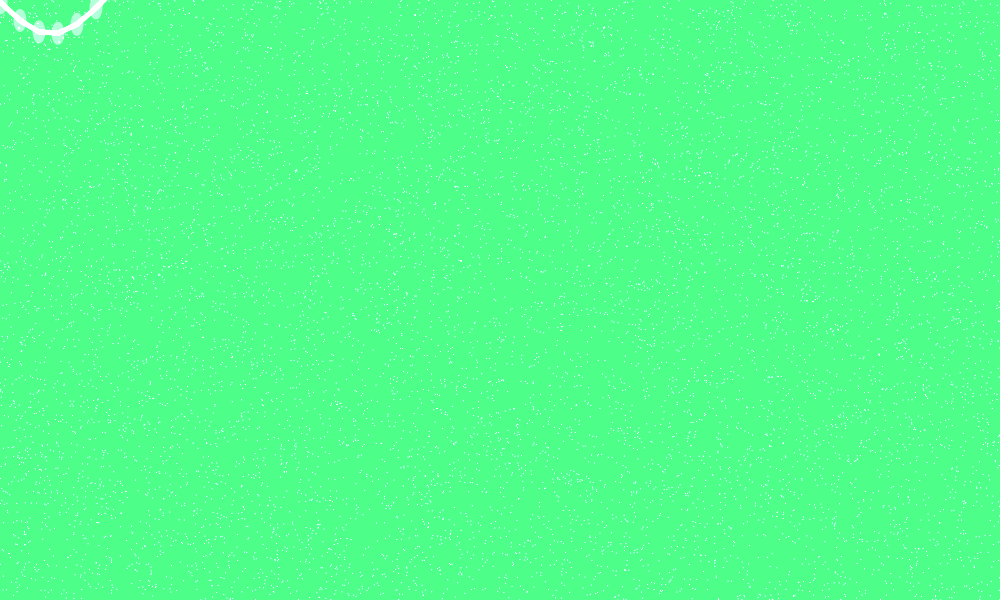
Frame 1 (no input)
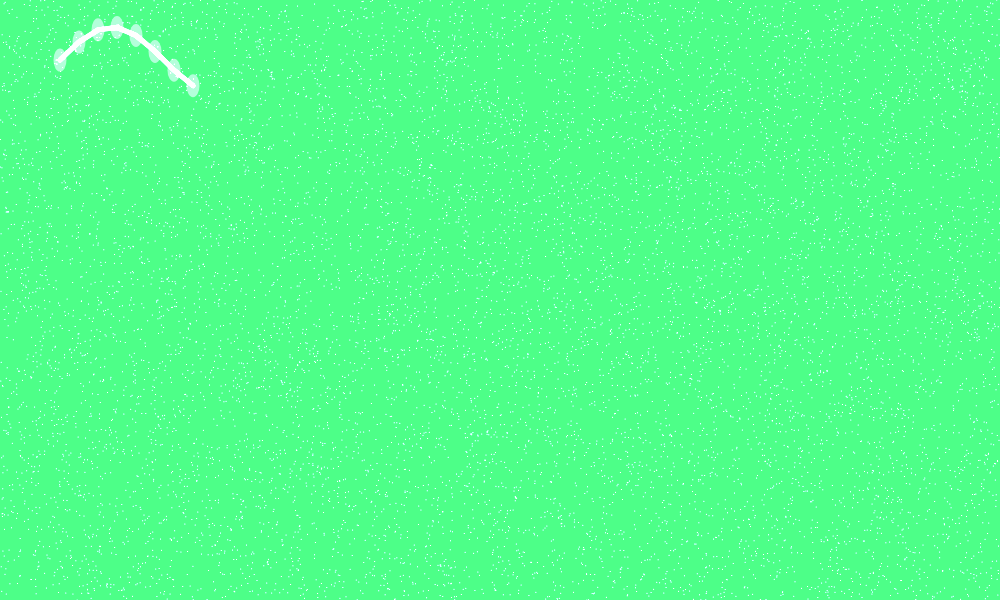
Frame 60 (no input)
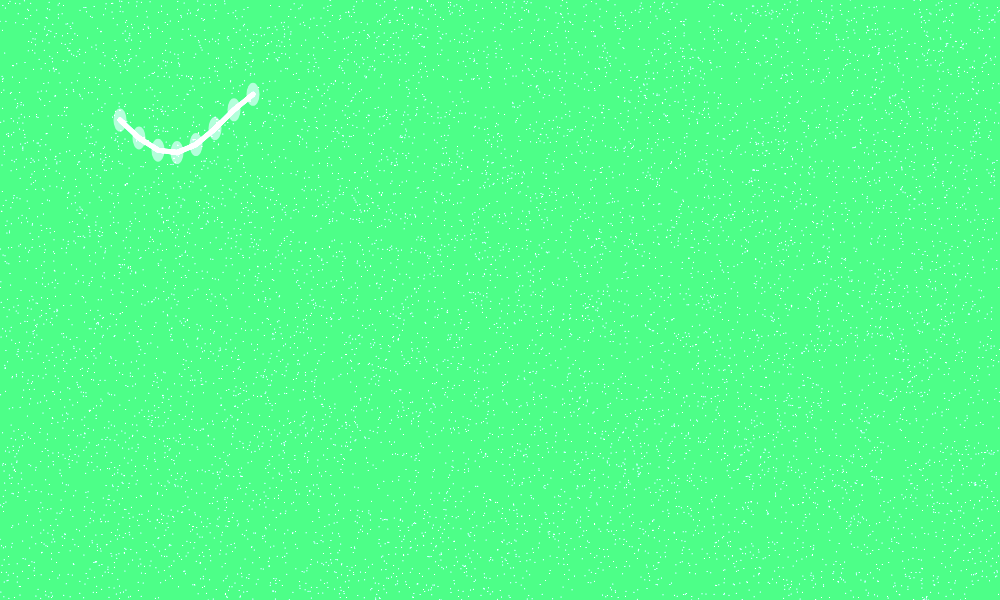
Frame 120 (the mouse pressed at the canvas centre since frame 60)

The p5.js sketch that drew these frames (run headless with seeded random() and noise() and a simulated clock; from frame 60 on, the mouse is pressed at the canvas centre):

// p5.js sketch
// ── sketch.js
function setup() {
	createCanvas(1000, 600);
	colorMode(HSB, 360, 100, 100, 100);
	blendMode(ADD);
	angleMode(DEGREES);
	
	worm = new Worm(width*0.5,height*0.5,width,height,random(45, 300),floor(random(7, 15)));
}

function draw() {
	blendMode(NORMAL);
	background(140, 70, 100, 100);
	blendMode(ADD);
	
	worm.render();
}

class Worm {
	constructor(_x,_y,_w,_h,_a,_l) {
		this.pos = createVector();
		this.vel = createVector(1, 1);
		this.acc = createVector();
		this.res = createVector(_w,_h);
		this.len = _l;
		this.static = createVector();
	}

	update() {
		this.vel.add(this.acc);
		this.pos.add(this.vel);

		return this;
	}

	bg() {
		for (let i = 0; i < 10000; i++) {
			this.static.x = random(this.res.x);
			this.static.y = random(this.res.y);
			stroke(0, 0, 100);
			point(this.static.x, this.static.y);
		}
		
		return this;
	}

	body() {
		push();
		translate(this.pos.x, this.pos.y);
		rotate(this.angle);
		beginShape();

		for (let i = 0; i < this.len; i++) {
			let nx = map(i, 0, this.len - 1, 0, 133);
			let ny = sin(i * 33 + frameCount * 3) * 33;
			vertex(nx, ny);

			noStroke();
			fill(50, 20, 100, 40);
			ellipse(nx, ny, 13,23);
		}
		noFill();
		strokeWeight(5);
		stroke(0, 0, 100);
		endShape();
		pop();
		
		return this;
	}

	bounds() {
		if (this.pos.x <= 0 || this.pos.x >= width) {
			this.vel.x *= -0.9;
			this.acc.mult(2);
		}
		
		if (this.pos.y <= 0 || this.pos.y >= height) {
			this.vel.y *= -0.9;
			this.acc.mult(2);
		}
		return this;
	}

	render() {
		return this.update().bg().body().bounds();
	}
}
